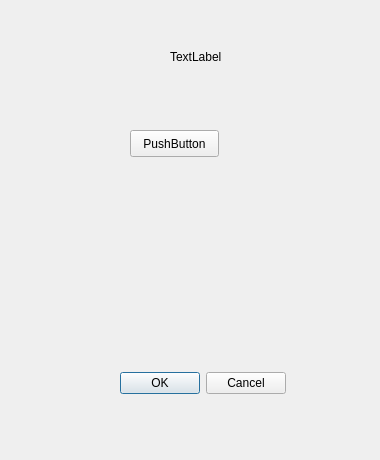
<?xml version="1.0" encoding="UTF-8"?>
<ui version="4.0">
 <class>Form</class>
 <widget class="QWidget" name="Form">
  <property name="geometry">
   <rect>
    <x>0</x>
    <y>0</y>
    <width>380</width>
    <height>460</height>
   </rect>
  </property>
  <property name="windowTitle">
   <string>Form</string>
  </property>
  <widget class="QPushButton" name="btnObjCreate">
   <property name="geometry">
    <rect>
     <x>130</x>
     <y>130</y>
     <width>89</width>
     <height>27</height>
    </rect>
   </property>
   <property name="text">
    <string>PushButton</string>
   </property>
  </widget>
  <widget class="QWidget" name="verticalLayoutWidget">
   <property name="geometry">
    <rect>
     <x>140</x>
     <y>200</y>
     <width>160</width>
     <height>80</height>
    </rect>
   </property>
   <layout class="QVBoxLayout" name="lytObjList"/>
  </widget>
  <widget class="QDialogButtonBox" name="buttonBox">
   <property name="geometry">
    <rect>
     <x>110</x>
     <y>370</y>
     <width>176</width>
     <height>27</height>
    </rect>
   </property>
   <property name="standardButtons">
    <set>QDialogButtonBox::Cancel|QDialogButtonBox::Ok</set>
   </property>
  </widget>
  <widget class="QLabel" name="lblTittle">
   <property name="geometry">
    <rect>
     <x>170</x>
     <y>50</y>
     <width>65</width>
     <height>14</height>
    </rect>
   </property>
   <property name="text">
    <string>TextLabel</string>
   </property>
  </widget>
 </widget>
 <resources/>
 <connections/>
</ui>
